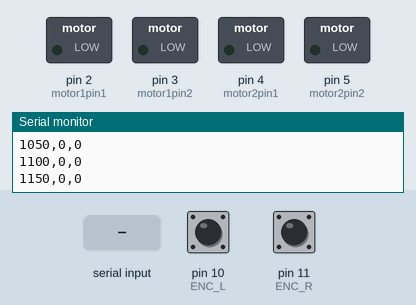
This sketch was run on a simulated Arduino Uno, built with avr-gcc and run on an emulated ATmega328P. Parts: switched loads named in the sketch (green lamp = pin HIGH), the last lines printed to the serial monitor. Inputs (shaded band) come from the test bench; at power-on: pin 10 (ENC_L) HIGH, pin 11 (ENC_R) HIGH.

Above: at 1.2 s.
1.3 s: "w\n" received over Serial
At 2.2 s:
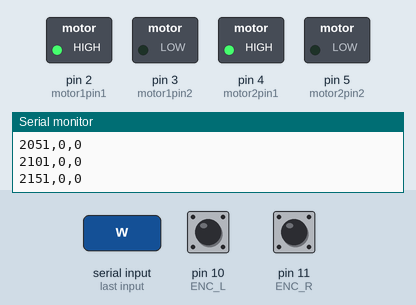
2.8 s: byte 97 ('a') received over Serial
At 2.98 s:
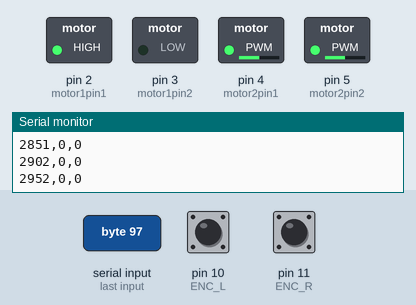
5.8 s: byte 115 ('s') received over Serial
At 8.66 s:
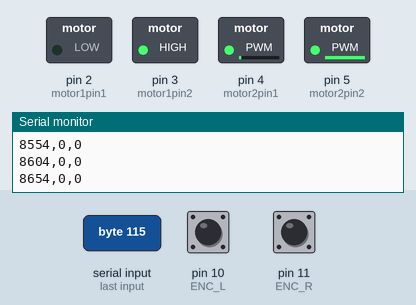
8.8 s: byte 100 ('d') received over Serial
At 8.86 s:
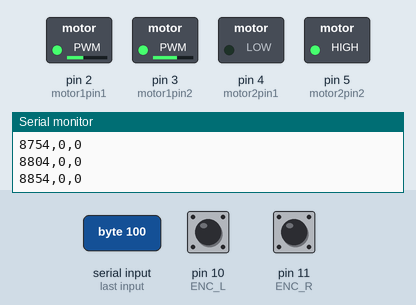
11.8 s: byte 119 ('w') received over Serial
At 14.24 s:
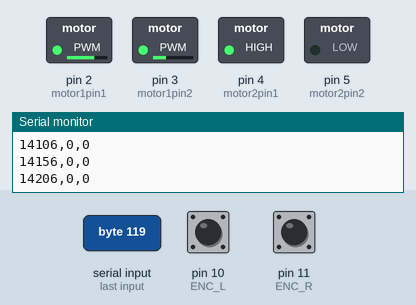
14.8 s: byte 83 ('S') received over Serial
At 15.32 s:
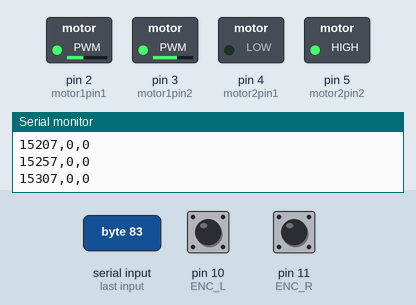
Timing chart, 0 to 18.8 s (numbered marks = the images above; inputs shaded):
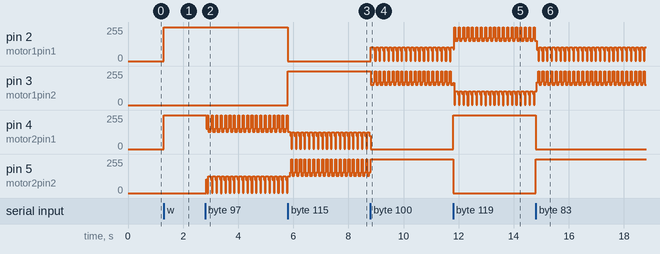

The sketch:

ROBOT_CONTROL_Arduino_encodering_20250924143640.ino
```cpp
// ===== DRIVE (unchanged pins) =====
int motor1pin1 = 2;
int motor1pin2 = 3;
int motor2pin1 = 4;
int motor2pin2 = 5;

const unsigned long TURN_PERIOD_MS = 160;
const unsigned int  TURN_DUTY_PCT  = 70;
const bool          HARD_TURN      = true;

enum DriveMode { MODE_STOP, MODE_DRIVE, MODE_SPIN };
DriveMode mode = MODE_STOP;

int driveDir = 0;   // +1 fwd, -1 back, 0 stop
int turnBias = 0;   // -1 L, +1 R

// === Direction calibration (set these if wheels act reversed) ===
bool LEFT_INVERT  = false;
bool RIGHT_INVERT = true;

// ---- low-level dir setters (respect inversion flags)
void leftSet(bool fwd) {
  if (LEFT_INVERT) fwd = !fwd;
  if (fwd) { digitalWrite(motor1pin1, HIGH); digitalWrite(motor1pin2, LOW); }
  else     { digitalWrite(motor1pin1, LOW);  digitalWrite(motor1pin2, HIGH); }
}
void rightSet(bool fwd) {
  if (RIGHT_INVERT) fwd = !fwd;
  if (fwd) { digitalWrite(motor2pin1, LOW);  digitalWrite(motor2pin2, HIGH); }
  else     { digitalWrite(motor2pin1, HIGH); digitalWrite(motor2pin2, LOW);  }
}

void leftForward()  { leftSet(true);  }
void leftBackward() { leftSet(false); }
void leftStop()     { digitalWrite(motor1pin1, LOW); digitalWrite(motor1pin2, LOW); }

void rightForward()  { rightSet(true);  }
void rightBackward() { rightSet(false); }
void rightStop()     { digitalWrite(motor2pin1, LOW); digitalWrite(motor2pin2, LOW); }

void stopAll() { leftStop(); rightStop(); }
void spinLeft()  { leftBackward(); rightForward(); }
void spinRight() { leftForward();  rightBackward(); }

// ===== ENCODERS (D10 left, D11 right) =====
const uint8_t ENC_L = 10;
const uint8_t ENC_R = 11;

volatile long ticksL = 0, ticksR = 0;
int prevL = HIGH, prevR = HIGH;

const unsigned long TELEMETRY_MS = 50;

void setup() {
  pinMode(motor1pin1, OUTPUT); pinMode(motor1pin2, OUTPUT);
  pinMode(motor2pin1, OUTPUT); pinMode(motor2pin2, OUTPUT);
  pinMode(ENC_L, INPUT_PULLUP); pinMode(ENC_R, INPUT_PULLUP);
  stopAll();
  Serial.begin(115200);

  // Print header for telemetry
  Serial.println("=== Robot Telemetry ===");
  Serial.println("Format: T,time_ms,ticksL,ticksR");
}

void applyDrive() {
  if (mode == MODE_STOP) { stopAll(); return; }
  if (mode == MODE_SPIN) { return; }

  if (driveDir > 0) { leftForward(); rightForward(); }
  else if (driveDir < 0) { leftBackward(); rightBackward(); }
  else { stopAll(); return; }

  if (turnBias != 0) {
    unsigned long t = millis() % TURN_PERIOD_MS;
    unsigned long win = (TURN_PERIOD_MS * TURN_DUTY_PCT) / 100;
    if (t < win) {
      bool innerLeft = (turnBias < 0);
      if (HARD_TURN) {
        if (driveDir > 0) { if (innerLeft) leftBackward(); else rightBackward(); }
        else              { if (innerLeft) leftForward();  else rightForward();  }
      } else {
        if (innerLeft) leftStop(); else rightStop();
      }
    }
  }
}

void loop() {
  if (Serial.available() > 0) {
    char c = (char)Serial.read();
    if (c != '\n' && c != '\r') {
      switch (c) {
        case 'w': case 'W': driveDir =  1; mode = MODE_DRIVE; break;
        case 's': case 'S': driveDir = -1; mode = MODE_DRIVE; break;
        case 'a': case 'A': if (mode == MODE_DRIVE) turnBias =  1;   break;
        case 'd': case 'D': if (mode == MODE_DRIVE) turnBias = -1;   break;
        case 'q': case 'Q': mode = MODE_SPIN; turnBias = 0; spinLeft();  break;
        case 'e': case 'E': mode = MODE_SPIN; turnBias = 0; spinRight(); break;
        case ' ':           mode = MODE_STOP; driveDir = 0; turnBias = 0; stopAll(); break;
        default: break;
      }
    }
  }
  if (mode == MODE_SPIN && driveDir != 0) mode = MODE_DRIVE;

  // Encoder polling - detect state changes (edges)
  int rl = digitalRead(ENC_L);
  int rr = digitalRead(ENC_R);
  if (rl != prevL) { ticksL++; prevL = rl; }
  if (rr != prevR) { ticksR++; prevR = rr; }

  applyDrive();

  // Telemetry - print every 50ms
  static unsigned long lastT = 0;
  unsigned long now = millis();
  if (now - lastT >= TELEMETRY_MS) {
    lastT = now;
    long dL = ticksL, dR = ticksR;
    ticksL = 0; ticksR = 0;

    // Print in clean CSV format: T,timestamp,left_ticks,right_ticks
    // Serial.print("T,");
    Serial.print(now);
    Serial.print(',');
    Serial.print(dL);
    Serial.print(',');
    Serial.println(dR);
  }
}
```

Measured:
- after the input at 1.3 s, pin 2 (motor1pin1), pin 4 (motor2pin1): 0/255 → 255/255 at once
- after the input at 5.8 s, pin 2 (motor1pin1): 255/255 → 0/255 at once; pin 3 (motor1pin2): 0/255 → 255/255 at once
- after the input at 8.8 s, pin 2 (motor1pin1): ramps from 104/255 to 0/255 and jumps back, once every 0.16 s; pin 3 (motor1pin2): ramps from 151/255 to 255/255 and jumps back, once every 0.16 s; pin 4 (motor2pin1): goes on until 8.8 s, then stays 0/255; pin 5 (motor2pin2): goes on until 8.8 s, then stays 255/255
- after the input at 11.8 s, pin 4 (motor2pin1): 0/255 → 255/255 at once; pin 5 (motor2pin2): 255/255 → 0/255 at once
- after the input at 14.8 s, pin 4 (motor2pin1): 255/255 → 0/255 at once; pin 5 (motor2pin2): 0/255 → 255/255 at once
